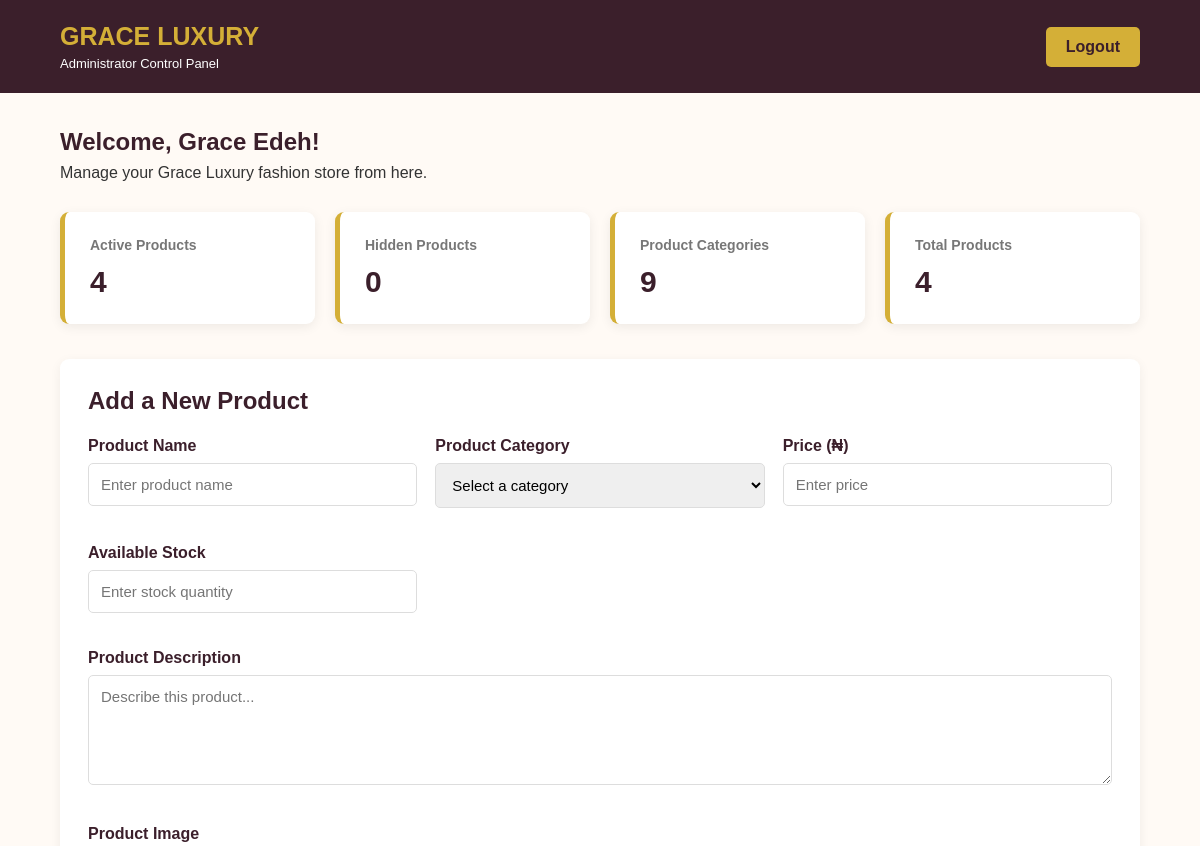
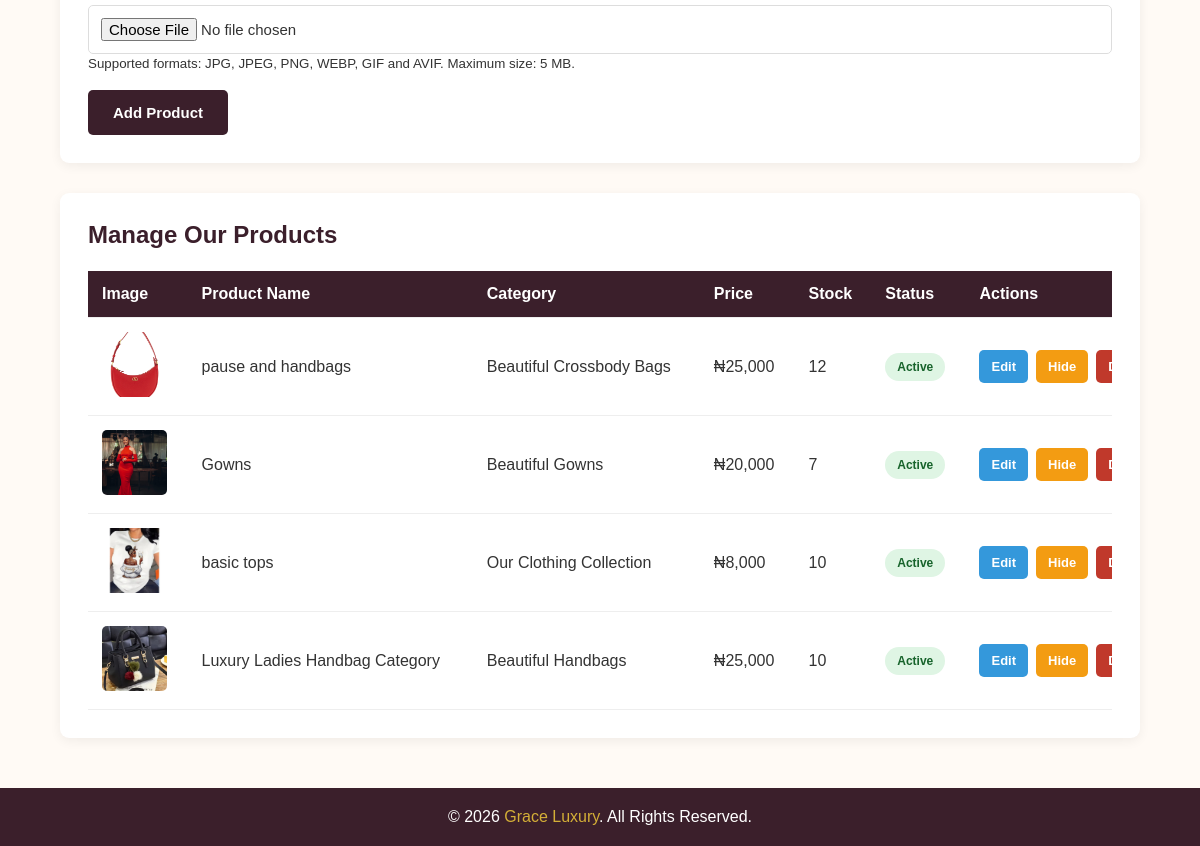
Page /admin/dashboard (signed in) on the earlier database version (2 pictures, top to bottom).
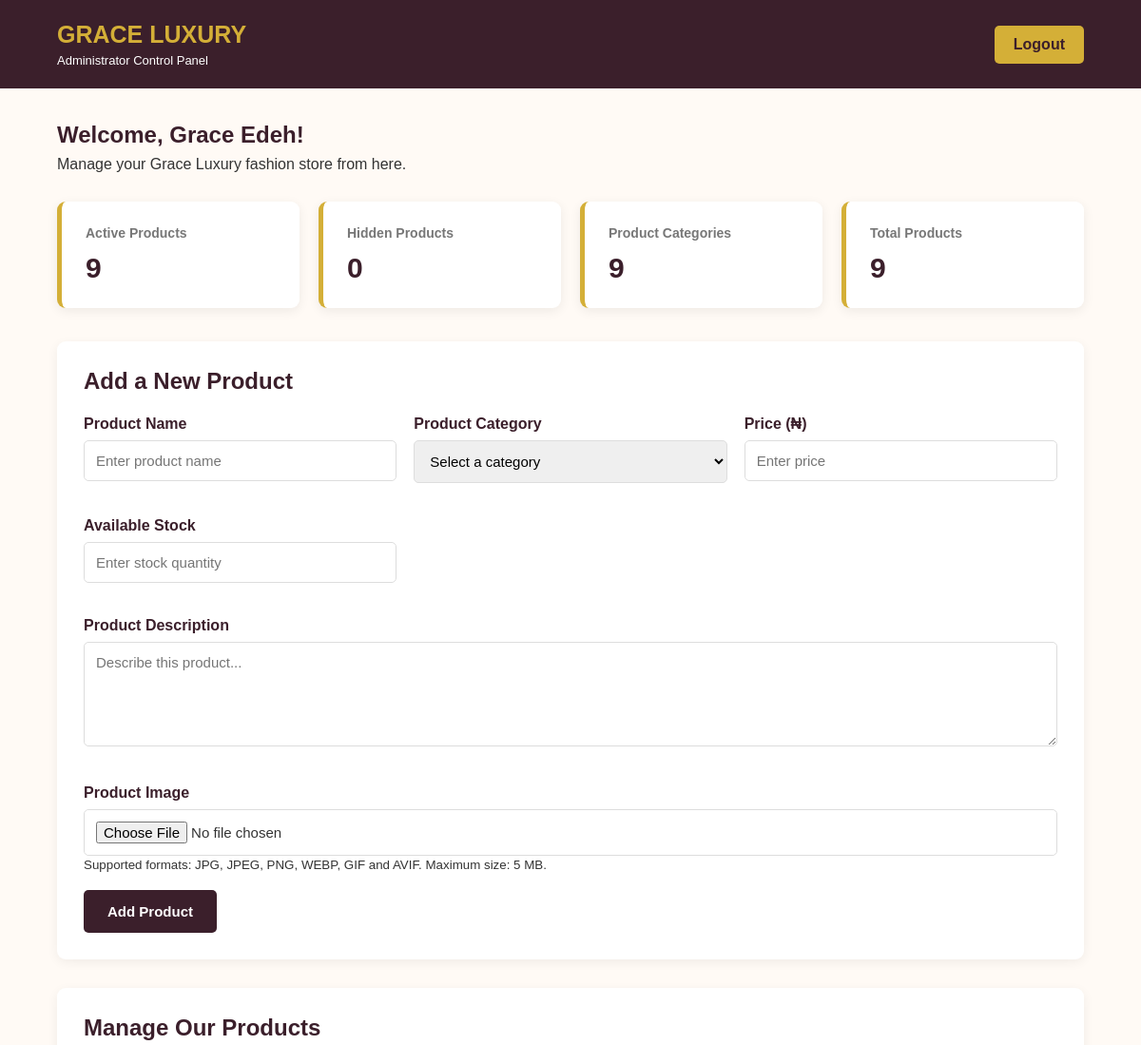
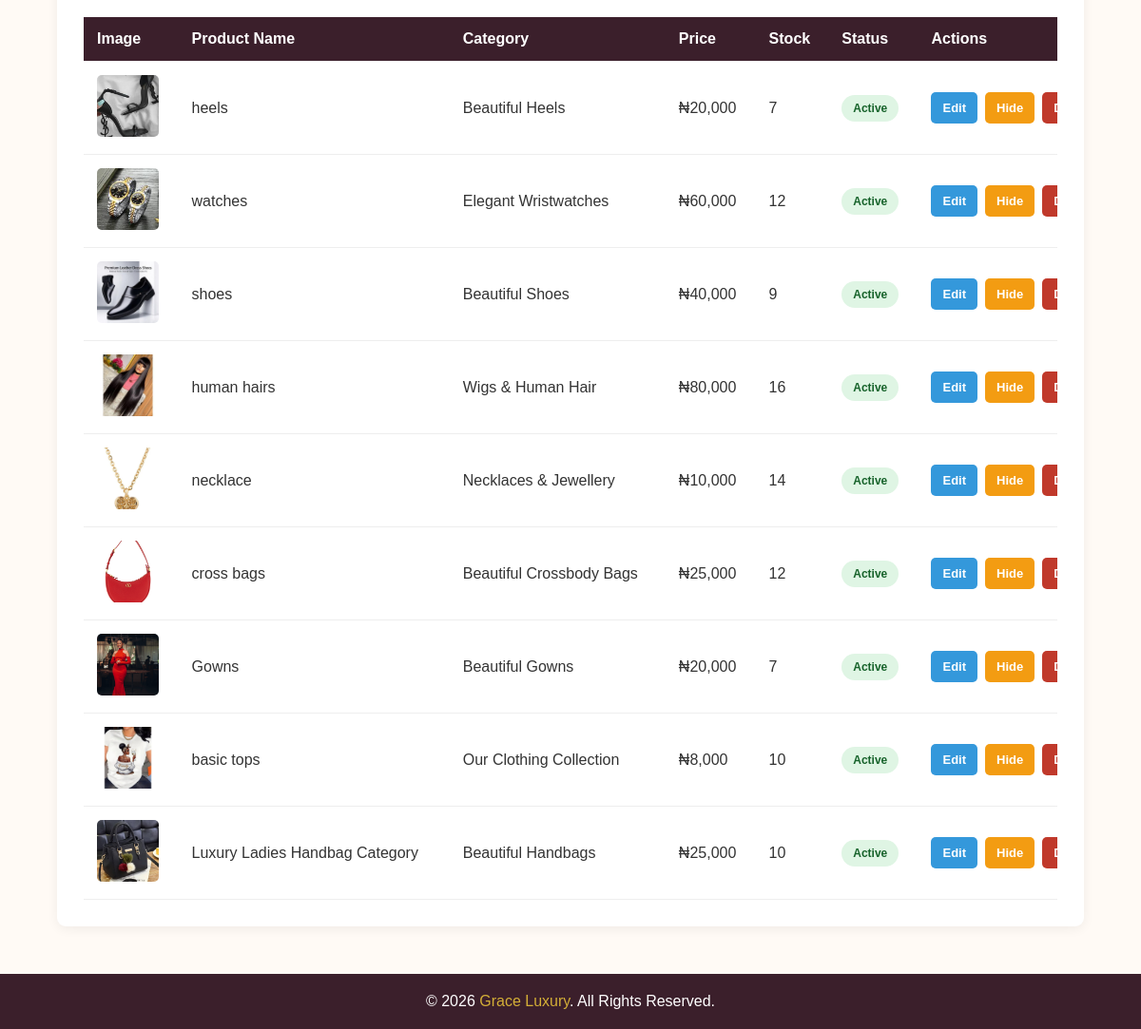
Same page on the later database version (2 pictures, top to bottom).
### tables this page shows
CREATE TABLE products (

                id INTEGER PRIMARY KEY AUTOINCREMENT,

                name TEXT NOT NULL,

                description TEXT,

                price INTEGER NOT NULL CHECK(price >= 0),

                category TEXT NOT NULL,

                image_filename TEXT NOT NULL,

                stock_quantity INTEGER NOT NULL DEFAULT 0
                    CHECK(stock_quantity >= 0),

                is_active INTEGER NOT NULL DEFAULT 1,

                created_at TIMESTAMP DEFAULT CURRENT_TIMESTAMP

            );

### app.py (the view)
@app.route("/admin/dashboard")
@admin_required
def admin_dashboard():
    products = get_admin_products()
    return render_template(
        "admin_dashboard.html",
        products=products,
        categories=CATEGORIES,
        admin_name=session.get("admin_name", "Administrator")
    )

### app.py (called while the page is built)
def admin_required(view_function):
    @wraps(view_function)
    def decorated_function(*args, **kwargs):
        if "admin_id" not in session:
            flash("Please log in as an administrator.", "error")
            return redirect(url_for("admin_login"))
        return view_function(*args, **kwargs)
    return decorated_function

def get_admin_products():
    connection = get_connection()
    try:
        return connection.execute("""
            SELECT *
            FROM products
            ORDER BY created_at DESC, id DESC
        """).fetchall()
    finally:
        connection.close()

### database.py (called while the page is built)
def get_connection():
    connection = sqlite3.connect(DATABASE_PATH)
    connection.row_factory = sqlite3.Row
    connection.execute("PRAGMA foreign_keys = ON")
    return connection

### templates/admin_dashboard.html (shortened to what this page needs)
<!DOCTYPE html>
<html lang="en">
<head>
</head>
<body>
    <header class="header">
        <div>
            <h1>GRACE LUXURY</h1>
            <p>Administrator Control Panel</p>
        </div>
        <a href="{{ url_for('admin_logout') }}"
           class="logout">
            Logout
        </a>
    </header>
    <main class="container">
        <section class="welcome">
            <h2>
                Welcome, {{ admin_name }}!
            </h2>
            <p>
                Manage your Grace Luxury fashion store from here.
            </p>
        </section>
        <section class="stats">
            <div class="stat-card">
                <h3>Active Products</h3>
                <p>
                    {{ products|selectattr('is_active', 'equalto', 1)|list|length }}
                </p>
            </div>
            <div class="stat-card">
                <h3>Hidden Products</h3>
                <p>
                    {{ products|selectattr('is_active', 'equalto', 0)|list|length }}
                </p>
            </div>
            <div class="stat-card">
                <h3>Product Categories</h3>
                <p>{{ categories|length }}</p>
            </div>
            <div class="stat-card">
                <h3>Total Products</h3>
                <p>{{ products|length }}</p>
            </div>
        </section>
        <section class="section">
            <h2>Add a New Product</h2>
            <form
                action="{{ url_for('admin_add_product') }}"
                method="POST"
                enctype="multipart/form-data"
            >
                <div class="form-grid">
                    <div class="form-group">
                        <label for="name">
                            Product Name
                        </label>
                        <input
                            type="text"
                            id="name"
                            name="name"
                            placeholder="Enter product name"
                            required
                        >
                    </div>
                    <div class="form-group">
                        <label for="category">
                            Product Category
                        </label>
                        <select
                            id="category"
                            name="category"
                            required
                        >
                            <option value="">
                                Select a category
                            </option>
                        </select>
                    </div>
                    <div class="form-group">
                        <label for="price">
                            Price (₦)
                        </label>
                        <input
                            type="number"
                            id="price"
                            name="price"
                            min="0"
                            step="1"
                            placeholder="Enter price"
                            required
                        >
                    </div>
                    <div class="form-group">
                        <label for="stock_quantity">
                            Available Stock
                        </label>
                        <input
                            type="number"
                            id="stock_quantity"
                            name="stock_quantity"
                            min="0"
                            step="1"
                            placeholder="Enter stock quantity"
                            required
                        >
                    </div>
                    <div class="form-group full-width">
                        <label for="description">
                            Product Description
                        </label>
                        <textarea
                            id="description"
                            name="description"
                            placeholder="Describe this product..."
                            required
                        ></textarea>
                    </div>
                    <div class="form-group full-width">
                        <label for="image">
                            Product Image
                        </label>
                        <input
                            type="file"
                            id="image"
                            name="image"
                            accept=".jpg,.jpeg,.png,.webp,.gif,.avif"
                            required
                        >
                        <small>
                            Supported formats: JPG, JPEG, PNG, WEBP, GIF and AVIF.
                            Maximum size: 5 MB.
                        </small>
                    </div>
                </div>
                <button
                    type="submit"
                    class="submit-button"
                >
                    Add Product
                </button>
            </form>
        </section>
        <section class="section">
            <h2>Manage Our Products</h2>
            {% if products %}
                <div class="table-wrapper">
                    <table>
                        <thead>
                            <tr>
                                <th>Image</th>
                                <th>Product Name</th>
                                <th>Category</th>
                                <th>Price</th>
                                <th>Stock</th>
                                <th>Status</th>
                                <th>Actions</th>
                            </tr>
                        </thead>
                        <tbody>
                            {% for product in products %}
                                <tr>
                                    <td>
                                        <img
                                            src="{{ url_for(
                                                'static',
                                                filename='images/'
                                                ~ categories[product['category']]['folder']
                                                ~ '/'
                                                ~ product['image_filename']
                                            ) }}"
                                            alt="{{ product['name'] }}"
                                        >
                                    </td>
                                    <td>
                                        {{ product['name'] }}
                                    </td>
                                    <td>
                                        {{ categories[product['category']]['title'] }}
                                    </td>
                                    <td>
                                        ₦{{ "{:,.0f}".format(product['price']) }}
                                    </td>
                                    <td>
                                        {{ product['stock_quantity'] }}
                                    </td>
                                    <td>
                                        {% if product['is_active'] %}
                                            <span class="status active">
                                                Active
                                            </span>
                                        {% else %}
                                            <span class="status hidden">
                                                Hidden
                                            </span>
                                        {% endif %}
                                    </td>
                                    <td>
                                        <div class="actions">
                                            <a
                                                href="{{ url_for(
                                                    'admin_edit_product',
                                                    product_id=product['id']
                                                ) }}"
                                                class="action-button edit-button"
                                            >
                                                Edit
                                            </a>
                                            <form
                                                action="{{ url_for(
                                                    'admin_toggle_product',
                                                    product_id=product['id']
                                                ) }}"
                                                method="POST"
                                            >
                                                {% if product['is_active'] %}
                                                    <button
                                                        type="submit"
                                                        class="action-button hide-button"
                                                    >
                                                        Hide
                                                    </button>
                                                {% endif %}
                                            </form>
                                            <a
                                                href="{{ url_for(
                                                    'admin_delete_product',
                                                    product_id=product['id']
                                                ) }}"
                                                class="action-button delete-button"
                                            >
                                            </a>
                                        </div>
                                    </td>
                                </tr>
                            {% endfor %}
                        </tbody>
                    </table>
                </div>
            {% endif %}
        </section>
    </main>
    <footer>
        <p>
            &copy; 2026 <span>Grace Luxury</span>.
            All Rights Reserved.
        </p>
    </footer>
</body>
</html>

### templates/admin_dashboard.html (style rules this page uses)
* { margin: 0; padding: 0; box-sizing: border-box; }
body { font-family: Arial, sans-serif; background: #fffaf5; color: #333; }
.header { background: #3b1f2b; color: white; padding: 22px 5%; display: flex; justify-content: space-between; align-items: center; flex-wrap: wrap; gap: 15px; }
.header h1 { color: #d4af37; font-size: 25px; }
.header p { margin-top: 5px; font-size: 13px; }
.logout { background: #d4af37; color: #3b1f2b; text-decoration: none; padding: 11px 20px; border-radius: 5px; font-weight: bold; }
.container { width: 90%; max-width: 1400px; margin: 35px auto; }
.welcome { margin-bottom: 30px; }
.welcome h2 { color: #3b1f2b; margin-bottom: 8px; }
.stats { display: grid; grid-template-columns: repeat( auto-fit, minmax(200px, 1fr) ); gap: 20px; margin-bottom: 35px; }
.stat-card { background: white; padding: 25px; border-radius: 9px; box-shadow: 0 3px 12px rgba(0,0,0,0.07); border-left: 5px solid #d4af37; }
.stat-card h3 { color: #777; font-size: 14px; margin-bottom: 12px; }
.stat-card p { font-size: 30px; color: #3b1f2b; font-weight: bold; }
.section { background: white; padding: 28px; border-radius: 9px; margin-bottom: 30px; box-shadow: 0 3px 12px rgba(0,0,0,0.06); }
.section h2 { color: #3b1f2b; margin-bottom: 22px; }
.form-grid { display: grid; grid-template-columns: repeat( auto-fit, minmax(250px, 1fr) ); gap: 18px; }
.form-group { margin-bottom: 18px; }
.form-group label { display: block; font-weight: bold; margin-bottom: 8px; color: #3b1f2b; }
.form-group input, .form-group select, .form-group textarea { width: 100%; padding: 12px; border: 1px solid #ddd; border-radius: 5px; font-size: 15px; font-family: Arial, sans-serif; }
.form-group textarea { min-height: 110px; resize: vertical; }
.full-width { grid-column: 1 / -1; }
.submit-button { background: #3b1f2b; color: white; border: none; padding: 14px 25px; border-radius: 5px; font-size: 15px; font-weight: bold; cursor: pointer; }
.table-wrapper { overflow-x: auto; }
table { width: 100%; border-collapse: collapse; min-width: 1100px; }
th, td { padding: 14px; text-align: left; border-bottom: 1px solid #eee; }
th { background: #3b1f2b; color: white; }
td img { width: 65px; height: 65px; object-fit: cover; border-radius: 5px; }
.status { display: inline-block; padding: 7px 12px; border-radius: 20px; font-size: 12px; font-weight: bold; }
.status.active { background: #dff5e4; color: #17632b; }
.actions { display: flex; gap: 8px; flex-wrap: wrap; }
.action-button { display: inline-block; padding: 9px 12px; text-decoration: none; border: none; border-radius: 5px; font-size: 13px; font-weight: bold; cursor: pointer; text-align: center; }
.edit-button { background: #3498db; color: white; }
.hide-button { background: #f39c12; color: white; }
.delete-button { background: #c0392b; color: white; }
footer { background: #3b1f2b; color: white; text-align: center; padding: 20px; margin-top: 50px; }
footer span { color: #d4af37; }

Differences in the rows shown:
removed products: category+image_filename (picture), name "pause and handbags", category "Beautiful Crossbody Bags", price "25,000", stock_quantity "12", is_active "Active"
added products: category+image_filename+name (picture), name "heels", category "Beautiful Heels", price "20,000", stock_quantity "7", is_active "Active"
added products: category+image_filename+name (picture), name "watches", category "Elegant Wristwatches", price "60,000", stock_quantity "12", is_active "Active"
added products: category+image_filename+name (picture), name "shoes", category "Beautiful Shoes", price "40,000", stock_quantity "9", is_active "Active"
added products: category+image_filename (picture), name "human hairs", category "Wigs & Human Hair", price "80,000", stock_quantity "16", is_active "Active"
added products: category+image_filename+name (picture), name "necklace", category "Necklaces & Jewellery", price "10,000", stock_quantity "14", is_active "Active"
added products: category+image_filename (picture), name "cross bags", category "Beautiful Crossbody Bags", price "25,000", stock_quantity "12", is_active "Active"
Other differences:
{{ products|selectattr('is_active', 'equalto', 1)|list|length }}: "4" → "9"
{{ products|length }}: "4" → "9"
